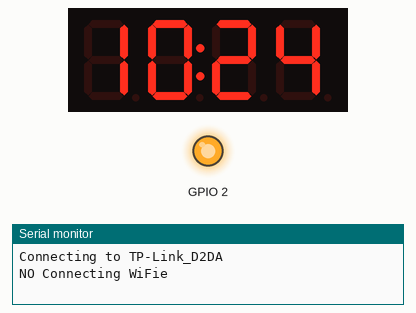
Recording of a sketch running on a simulated ESP8266 (NodeMCU). Shown: 4-digit seven-segment display, output pins drawn as LEDs (lit = HIGH, except the on-board LED, lit = LOW), the last lines printed to the serial monitor. Wiring (inferred from the names in the program): DS3231 clock at I2C address 0x68. WiFi joins after 1.5 s; servers stay silent unless stated; the local clock reads 2024-03-15 10:24:30 at power-on unless the sketch sets it.

Above: at 1.1 s.
At 2.1 s:
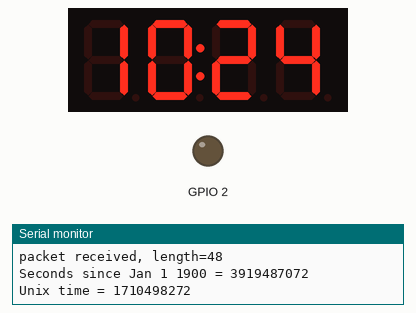
At 3.3 s:
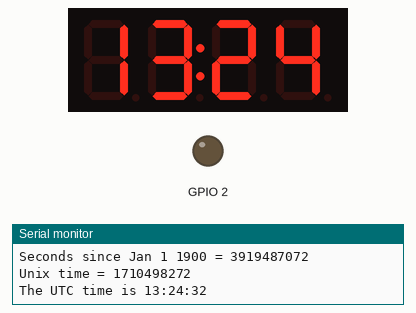
At 65.1 s:
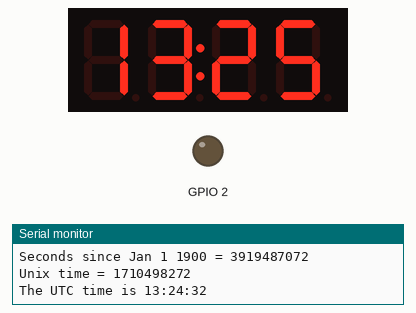
At 128.1 s:
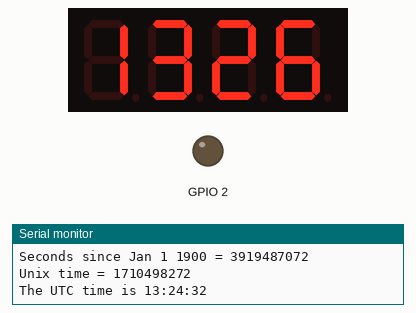

The sketch:

HasiWiFi.ino
```cpp
// NodeMCU v3     http://s.click.aliexpress.com/e/6AYN33fYB
// Модуль часов реального времени DS3231 подключение по I2C  http://s.click.aliexpress.com/e/bIiMvZjYB
// Семи сегментный индикатор, модуль на TM1637  http://s.click.aliexpress.com/e/EyZ3juBmU    или  http://s.click.aliexpress.com/e/jIQB6ubyr

// Настройки Arduino 1.6.8 -> "Дополнительные ссылки для менеджера плат:"-> http://arduino.esp8266.com/stable/package_esp8266com_index.json
// Инструменты -> плата -> NodeMCU1.0(ESP-12E Module)
// Код написан на Arduino 1.6.8

/*
Подключение:

Модуль часов реального времени DS3231 подключение по I2C -> NodeMCU v3
pin SKL -> D1;
pin SDA -> D2;
GND     -> GND;
VCC     -> 3V3;

Семи сегментный индикатор, модуль на TM1637 -> NodeMCU v3
pin CLK -> D6;
pin DIO -> D5;
GND     -> GND;
VCC     -> 3V3;

Светодиод для индикации успешной синхронизации -> NodeMCU v3
Плюс светодиода  -> D0;
Минус светодиода -> GND;

Питание платы NodeMCU v3:
Родное напряжение модуля — 3,3 вольта. На плате есть регулятор напряжения, поэтому питать её можно через USB или подвести питание от 3,7 до 20 вольт к пину 5V.
 */

#include <ESP8266WiFi.h>
#include <WiFiUdp.h>
#include <Wire.h>
#include "TM1637.h"  //рабочая библиотека https://yadi.sk/d/hT73-chfuuJDF

#define DS3231_I2C_ADDRESS 0x68    // pin SKL -> D1; SDA -> D2   Модуль часов реального времени DS3231 подключение по I2C

#define CLK 12           // CLK -> pin D6
#define DIO 14           // DIO -> pin D5
TM1637 tm1637(CLK,DIO);  // Семи сегментный индикатор, модуль на TM1637
#define brightness 0  // яркость индикатора, от 0 до 1

#define GMT 3         // часовой пояс

int apdate = 0;
char ssid[] = "TP-Link_D2DA";    //  Имя сети SSID (name)
char pass[] = "74931699";        // Пароль для сети WiFi
unsigned int localPort = 2390;   // local port to listen for UDP packets

int8_t TimeDisp[4];
byte second, minute, hour, dayOfWeek, dayOfMonth, month, year;

/* Don't hardwire the IP address or we won't get the benefits of the pool. *  Lookup the IP address for the host name instead */
//IPAddress timeServer(129, 6, 15, 28); // time.nist.gov NTP server
IPAddress timeServerIP; // time.nist.gov NTP server address
const char* ntpServerName = "time.nist.gov";
const int NTP_PACKET_SIZE = 48; // NTP time stamp is in the first 48 bytes of the message
byte packetBuffer[ NTP_PACKET_SIZE]; //buffer to hold incoming and outgoing packets
// A UDP instance to let us send and receive packets over UDP
WiFiUDP udp;


/// работа с модулем часов реального времени ---------------------------------------------------
byte decToBcd(byte val){
  return ( (val/10*16) + (val%10) );
}

byte bcdToDec(byte val){
  return ( (val/16*10) + (val%16) );
}
//................................................................................................


///-- Установка времени и даты в модуль часов-----------------------------------------------------
void setDateDs3231(byte second,        // 0-59
                   byte minute,        // 0-59
                   byte hour,          // 1-23
                   byte dayOfWeek,     // 1-7
                   byte dayOfMonth,    // 1-28/29/30/31
                   byte month,         // 1-12
                   byte year)          // 0-99
{
   Wire.beginTransmission(DS3231_I2C_ADDRESS);
   Wire.write(0);
   Wire.write(decToBcd(second));
   Wire.write(decToBcd(minute));
   Wire.write(decToBcd(hour));
   Wire.write(decToBcd(dayOfWeek));
   Wire.write(decToBcd(dayOfMonth));
   Wire.write(decToBcd(month));
   Wire.write(decToBcd(year));
   Wire.endTransmission();
}
//.................................................................................................


///-----Запрос времени и даты с модуля часов:-----------------------------------------------------
void getDateDs3231(byte *second,
          byte *minute,
          byte *hour,
          byte *dayOfWeek,
          byte *dayOfMonth,
          byte *month,
          byte *year)
{

  Wire.beginTransmission(DS3231_I2C_ADDRESS);
  Wire.write(0);
  Wire.endTransmission();

  Wire.requestFrom(DS3231_I2C_ADDRESS, 7);

  *second     = bcdToDec(Wire.read() & 0x7f);
  *minute     = bcdToDec(Wire.read());
  *hour       = bcdToDec(Wire.read() & 0x3f);
  *dayOfWeek  = bcdToDec(Wire.read());
  *dayOfMonth = bcdToDec(Wire.read());
  *month      = bcdToDec(Wire.read());
  *year       = bcdToDec(Wire.read());
}
//...............................................................................................

/// Получение время с модуля часов точного времени и вывод на дисплей----------------------------
void TimeOnDispley(){

getDateDs3231(&second, &minute, &hour, &dayOfWeek, &dayOfMonth, &month, &year);
  TimeDisp[0] = hour / 10;
  TimeDisp[1] = hour % 10;
  TimeDisp[2] = minute / 10;
  TimeDisp[3] = minute % 10;
tm1637.display(TimeDisp); // воводим на индикатор
tm1637.point(second % 2 ? POINT_ON : POINT_OFF); //включаем точки в зависимости от четная секунда или нет
}
//.............................................................................


//// Синхронизация часов реального времени с временим из интернета-------------
int q = 0;
void oldloop()
{
  //get a random server from the pool
  WiFi.hostByName(ntpServerName, timeServerIP);

  sendNTPpacket(timeServerIP); // отправляем запрос на сервер
  delay(500); // ждем пол секунды
  int cb = udp.parsePacket();
  if (!cb) {  // если не получили время
    digitalWrite(BUILTIN_LED, LOW); // пин D0 = LOW (встроенный светодиод горит)
    apdate = 0;
    q = q+1;
    if (q>3){ // за три попытки
      q = 0;
      return ; // выходим из oldloop()
    }
    Serial.println("no packet yet");
    oldloop(); // получаем время еще раз
  }
  else {  // если получили пакет с сервера
    Serial.print("packet received, length=");
    Serial.println(cb);
    // We've received a packet, read the data from it
    udp.read(packetBuffer, NTP_PACKET_SIZE); // read the packet into the buffer

    //the timestamp starts at byte 40 of the received packet and is four bytes,
    // or two words, long. First, esxtract the two words:

    unsigned long highWord = word(packetBuffer[40], packetBuffer[41]);
    unsigned long lowWord = word(packetBuffer[42], packetBuffer[43]);
    // combine the four bytes (two words) into a long integer
    // this is NTP time (seconds since Jan 1 1900):
    unsigned long secsSince1900 = highWord << 16 | lowWord;
    Serial.print("Seconds since Jan 1 1900 = " );
    Serial.println(secsSince1900);

    // now convert NTP time into everyday time:
    Serial.print("Unix time = ");
    // Unix time starts on Jan 1 1970. In seconds, that's 2208988800:
    const unsigned long seventyYears = 2208988800UL;
    // subtract seventy years:
    unsigned long epoch = secsSince1900 - seventyYears;
    // print Unix time:
    Serial.println(epoch);
   /// корректировка часового пояса
    epoch = epoch + GMT * 3600;
    hour = (epoch  % 86400L) / 3600;
    minute = (epoch  % 3600) / 60;
    second = epoch % 60;
    setDateDs3231(second, minute, hour, dayOfWeek, dayOfMonth, month, year); // записываем время из интернета в модуль точного времени
    digitalWrite(BUILTIN_LED, HIGH); // пин D0 = HIGH (встроенный светодиод гаснет)
    apdate = 1;
    delay(200);

    // print the hour, minute and second:
    Serial.print("The UTC time is ");       // UTC is the time at Greenwich Meridian (GMT)
    Serial.print((epoch  % 86400L) / 3600); // print the hour (86400 equals secs per day)
    Serial.print(':');
    if ( ((epoch % 3600) / 60) < 10 ) {
      // In the first 10 minutes of each hour, we'll want a leading '0'
      Serial.print('0');
    }
    Serial.print((epoch  % 3600) / 60); // print the minute (3600 equals secs per minute)
    Serial.print(':');
    if ( (epoch % 60) < 10 ) {
      // In the first 10 seconds of each minute, we'll want a leading '0'
      Serial.print('0');
    }
    Serial.println(epoch % 60); // print the second
  }
}

void sendNTPpacket(IPAddress& address)   //отправление запроса на сервер
{
  Serial.println("sending NTP packet...");
  // set all bytes in the buffer to 0
  memset(packetBuffer, 0, NTP_PACKET_SIZE);
  // Initialize values needed to form NTP request
  // (see URL above for details on the packets)
  packetBuffer[0] = 0b11100011;   // LI, Version, Mode
  packetBuffer[1] = 0;     // Stratum, or type of clock
  packetBuffer[2] = 6;     // Polling Interval
  packetBuffer[3] = 0xEC;  // Peer Clock Precision
  // 8 bytes of zero for Root Delay & Root Dispersion
  packetBuffer[12]  = 49;
  packetBuffer[13]  = 0x4E;
  packetBuffer[14]  = 49;
  packetBuffer[15]  = 52;

  // all NTP fields have been given values, now
  // you can send a packet requesting a timestamp:
  udp.beginPacket(address, 123); //NTP requests are to port 123
  udp.write(packetBuffer, NTP_PACKET_SIZE);
  udp.endPacket();
}
//............................................................................


/// подключение к WIFI -----------------------------------------------------
void ConnectingWiFi(){
  Serial.println();
  Serial.print("Connecting to ");
  Serial.println(ssid);
  WiFi.begin(ssid, pass); // устанавливаем имя сети и пароль
  delay(500); // ждем пол секунды
  while (WiFi.status() != WL_CONNECTED) { // если нет подключения продолжаем ждать
    Serial.println("");
    Serial.print("NO Connecting WiFie ");
    delay(500);
    TimeOnDispley(); // А пока ждем выводим время на дисплей из модуля часов реального времени
   delay(500);
  }
  Serial.println("");
  Serial.println("WiFi connected");
  Serial.println("IP address: ");
  Serial.println(WiFi.localIP());

  Serial.println("Starting UDP");
  udp.begin(localPort);
  Serial.print("Local port: ");
  Serial.println(udp.localPort());
}
//...........................................................................


///-----  При запуске платы-------------------------------------------------
void setup() {

  pinMode(BUILTIN_LED, OUTPUT); //пин D0 он же встроенный светодиод (если на выходе LOW встроенный светодиод горит)

 Serial.begin(115200);   // скорость последовательного порта
  Wire.begin();

 tm1637.init();           // инициализируем индикатор
 tm1637.set(brightness);  // включаем подсветку индикатора
 tm1637.point(POINT_ON);  // включаем точки
 ConnectingWiFi();        // Подключаемся к WiFi

  if (WiFi.status() == WL_CONNECTED){ // если связь установили
     oldloop();        // синхронизируем модуль времени если подключились к WiFi
  }
  delay(1000);
 TimeOnDispley(); // воводим время на индикатор
}
//..........................................................................


///-- Основной цикл---------------------------------------------------------
void loop() {

 TimeOnDispley(); // выводим время на индикатор из модуля часов

if(apdate == 0){//если последняя синхронизация не удалась
 if (second == 30){ // если секунды из часов  = 30 (т.е. получается раз в минуту)
 delay(1000); // ждем секунду
  if (WiFi.status() == WL_CONNECTED){ //если есть соединение с WiFi
     oldloop(); // синхронизируем модуль часов с интернетом
    }else{
       digitalWrite(BUILTIN_LED, LOW); // пин D0 = LOW (встроенный светодиод горит, подключенный светодиод на пине D0 не горит)
                                       // говорит нам о том что синхронизация не удалась
       apdate = 0;
      Serial.println(" No conected");
         }
    }
    }
if(apdate == 1){//если последняя синхронизация удачная
 if ((minute == 30) && (second == 30)){ //синхронизируемся раз в час
 delay(1000); // ждем секунду
  if (WiFi.status() == WL_CONNECTED){ //если есть соединение с WiFi
     oldloop(); // синхронизируем модуль часов с интернетом
    }else{
       digitalWrite(BUILTIN_LED, LOW); // пин D0 = LOW (встроенный светодиод горит, подключенный светодиод на пине D0 не горит)
                                       // говорит нам о том что синхронизация не удалась
       apdate = 0;
      Serial.println(" No conected");
         }
    }
    }

}
//..........................................................................
```

Measured:
- what the display in image 0 shows lasts 2.3 s, from 1.0 s to 3.3 s
